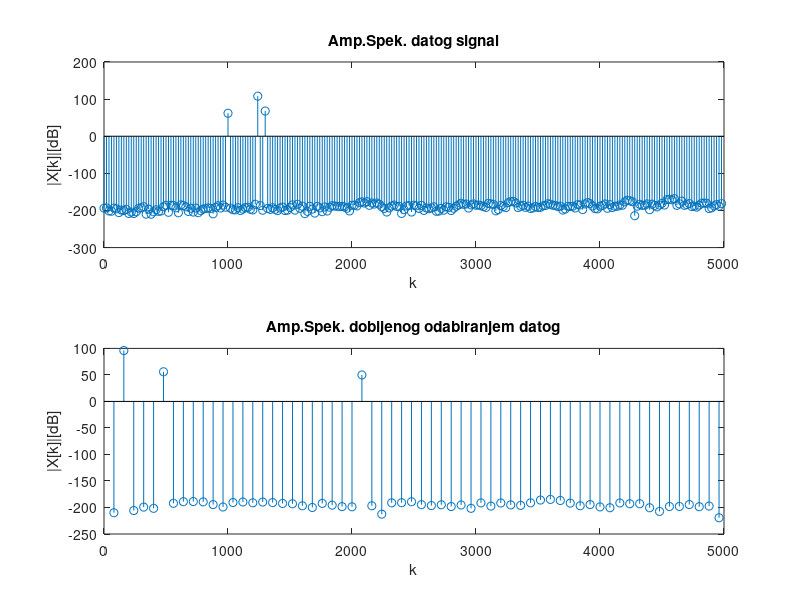
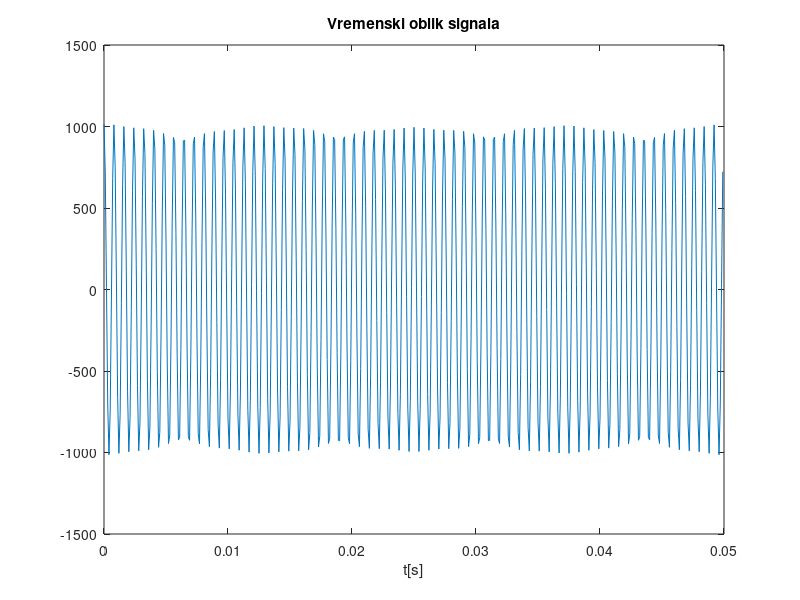
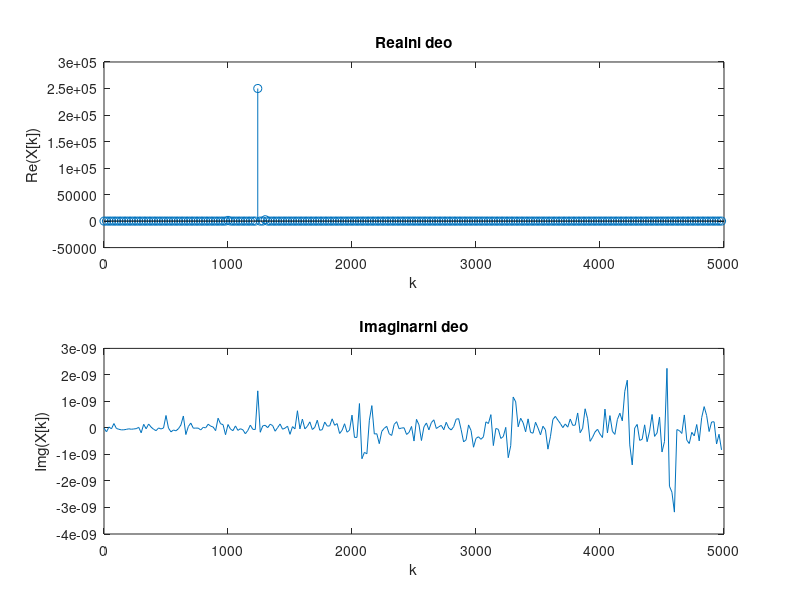
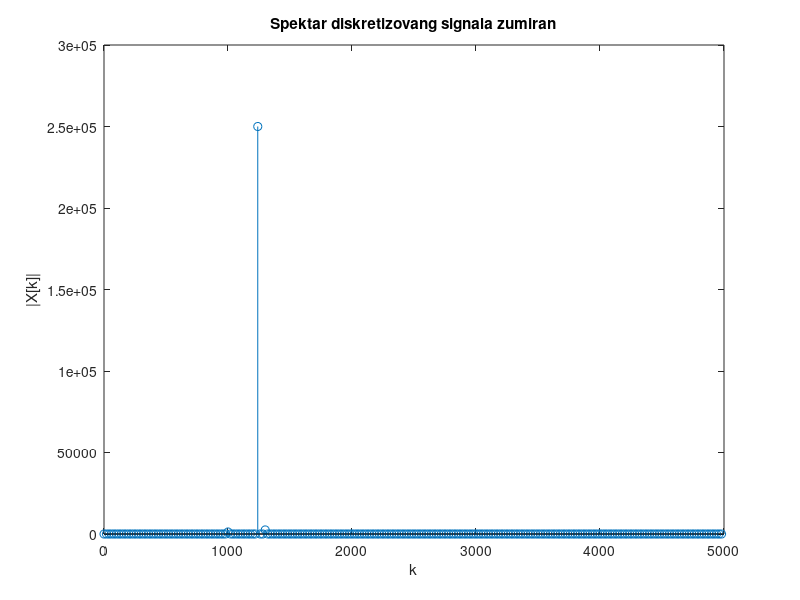

Source code (MATLAB) for these figures, in order: (Note: this script raises an error after producing the figures.)
%%-----1.1
clear all
clc
close all

f1 = 1e3;       % Frekvencija f1
f2 = 1.24e3;    % Frekvencija f2
f3 = 1.3e3;     % Frekvencija f3
fs = 10e3;      % Frekvencija diskretizovanja
Ts = 1/fs;

fnzd=gcd(gcd(f1,f2),f3);      % nzd(f1,f2,f3)
N=fs/fnzd;                    % trazeni broj odabiraka

t = 0:Ts:(N-1)*Ts;            % 
% signal x(t) mozemo jedino diskretno prikazati u matlabu 
x=5*cos(2*pi*f1*t)+1000*cos(2*pi*f2*t)+10*cos(2*pi*f3*t);
 

%%
 figure(11), 
 plot(t,x)
 title('Vremenski oblik signala');
 xlabel('t[s]');
 
%DFT po def
    X1=zeros(1,N);
    n=0:N-1;    
    Ws=exp(-1j*2*pi*n/N);   %twidle
    for k = 1:N
        X1(k) = sum(x.*(Ws.^(k-1)));
    end
   
deltaF=fs/length(X1);   %frekvencijska rezolucija
 
%jednostrani spektar
X1p=X1(1:N/2);
k1=0:deltaF:deltaF*(N/2-1);

% realni i imaginarni deo
figure(12),
subplot(2,1,1);
stem(k1,real(X1p));
title('Realni deo');
ylabel('Re(X[k])');
xlabel('k');

subplot(2,1,2);
plot(k1,imag(X1p));
title('Imaginarni deo');
ylabel('Img(X[k])');
xlabel('k');

figure(13),stem(k1,abs(X1p));
title('Spektar diskretizovang signala zumiran');
ylabel('|X[k]|');
xlabel('k');


%%
%-----------1.2

w1=triang(N)';    %trougaounu funkciju

x2=x.*w1;

%DFT po def
    X2=zeros(1,N);
    n=0:N-1;    
    Ws=exp(-1j*2*pi*n/N);   %twidle
    for k = 1:N
        X2(k) = sum(x2.*(Ws.^(k-1)));
    end

X2p=X2(1:N/2);
k2 = 0:deltaF:deltaF*(N/2-1); 
 % realni i imaginarni deo
figure(21),
subplot(2,1,1);
stem(k2,real(X2p));
title('Realni deo');
ylabel('Re(X[k])');
xlabel('k');

subplot(2,1,2);
stem(k2,imag(X2p));
title('Imaginarni deo');
ylabel('Img(X[k])');
xlabel('k');

%%
%------------1.3

%Signal se odabira u 1.3N tacaka 
N3=1.3*N;
deltaF3=fs/N3;
t3=0:Ts:(N3*Ts-Ts);
x3=5*cos(2*pi*f1*t3)+1000*cos(2*pi*f2*t3)+10*cos(2*pi*f3*t3);
n3=0:N3-1;

k3 = 0:deltaF3:(floor(N3/2)-1)*deltaF3;
X3=zeros(1,N3);
 
 Ws1=exp(-1j*2*pi/N3*n3);
 for k = 1:N3
     X3(k) = sum(x3.*(Ws1.^(k-1)));
 end

figure(31),plot( k3 ,20*log10(abs(X3(1:floor(N3/2)))));
title('Amplitudska karakteristika x u 1.3*N tacaka ')
xlabel('k');
ylabel('|X|[dB]');
    

%%
    % a) pravougaona prozorska funkcija

 wa=ones(1,N3);
 y3a=x3.*wa;
 Y3a=zeros(1,N3);

 for k = 1:N3
     Y3a(k) = sum(y3a.*(Ws1.^(k-1)));
 end
Y3ap=Y3a(1:N3/2); 
 
figure(321);
subplot(2,2,1);
plot(k3 ,20*log10(abs(Y3ap)));
title('Pravougaona');
ylabel('|X[k]|[dB]');
xlabel('k');
grid on;

    % b) trougaona prozorska funkcija
    
 wb=triang(N3)';
 y3b=x3.*wb;
 Y3b=zeros(1,N3);

 for k = 1:N3
     Y3b(k) = sum(y3b.*(Ws1.^(k-1)));
 end

 Y3bp=Y3b(1:N3/2); 
 
subplot(2,2,2);
plot(k3,20*log10(abs(Y3bp)));
title('Trougaona');
ylabel('|X[k]|[dB]');
xlabel('k');
grid on;

    % c) Hanova prozorska funkcija
 wc=hann(N3)'; 
 y3c=x3.*wc;
 Y3c=zeros(1,N3);

 for k = 1:N3
     Y3c(k) = sum(y3c.*(Ws1.^(k-1)));
 end

Y3cp=Y3c(1:N3/2); 
 
subplot(2,2,3);
plot(k3,20*log10(abs(Y3cp)));
title('Hanova');
ylabel('|X[k]|[dB]');
xlabel('k');
grid on;


    % d) Hemingova prozorska funkcija
wd=hamming(N3)';
y3d=x3.*wd;
Y3d=zeros(1,N3);

 for k = 1:N3
     Y3d(k) = sum(y3d.*(Ws1.^(k-1)));
 end

 Y3dp=Y3d(1:N3/2); 
 
subplot(2,2,4);
plot(k3,20*log10(abs(Y3dp)));
title('Hemingova');
ylabel('|X[k]|[dB]');
xlabel('k');
grid on;

    % e) Blekmenova prozorska funkcija

 we=blackman(N3)'; 
 y3e=x3.*we;
 Y3e=zeros(1,N3);
 
 for k = 1:N3
     Y3e(k) = sum(y3e.*(Ws1.^(k-1)));
 end

 Y3ep=Y3e(1:N3/2); 
 
figure(322);
subplot(2,2,1);
plot(k3,20*log10(abs(Y3ep)));
title('Blekmenova');
ylabel('|X[k]|[dB]');
xlabel('k');
grid on;


    %pod f),g) i h) kajzerova prozorska funkcija za beta=3,7,10
kai1=kaiser(N3,3)';
kai2=kaiser(N3,7)';
kai3=kaiser(N3,10)';
    
    y3f=x3.*kai1;
    y3g=x3.*kai2;
    y3h=x3.*kai3;
    Y3f=zeros(1,N3);
    Y3g=zeros(1,N3);
    Y3h=zeros(1,N3);
 Ws1=exp(-1j*2*pi/N3*n3);
 for k = 1:N3
     Y3f(k) = sum(y3f.*(Ws1.^(k-1)));
     Y3g(k) = sum(y3g.*(Ws1.^(k-1)));
     Y3h(k) = sum(y3h.*(Ws1.^(k-1)));
 end

 Y3fp=Y3f(1:N3/2); 
 Y3gp=Y3g(1:N3/2); 
 Y3hp=Y3h(1:N3/2); 
 
subplot(2,2,2);
plot(k3,20*log10(abs(Y3fp))); 
title('Kajzerova Beta=3');
ylabel('|X[k]|[dB]');
xlabel('k');
grid on;

subplot(2,2,3);
plot(k3,20*log10(abs(Y3gp)));
title('Kajzerova Beta=7');
ylabel('|X[k]|[dB]');
xlabel('k');
grid on;

subplot(2,2,4);
plot(k3,20*log10(abs(Y3hp)));
title('Kajzerova Beta=10');
ylabel('|X[k]|[dB]');
xlabel('k');
grid on;

%%
%-------------1.4

 f1=1000;
 f2=1240;
 f3=1300;
 N4=1000;
 fs=10000;
 deltaF4=fs/N4*8;
 T4s=1/fs;
 t4=0:T4s:(N4-1)*T4s;
 x4=5*cos(2*pi*f1*t4)+1000*cos(2*pi*f2*t4)+10*cos(2*pi*f3*t4);    
 k4 = deltaF4:deltaF4:fs/2;
 
 %Uzimanje svakog osmog
 xd4 = downsample(x4,8);
 
 X4=fft(xd4);
 X4p=X4(1:floor(length(X4)/2));
 
 figure(4);
 subplot (211);
 stem(k1,20*log10(abs(X1p)));
 title('Amp.Spek. datog signal');
 ylabel('|X[k]|[dB]');
 xlabel('k');
 
 subplot (212);
 stem(k4,20*log10(abs(X4p)));
 title('Amp.Spek. dobijenog odabiranjem datog');
 ylabel('|X[k]|[dB]');
 xlabel('k');
 
%%
%------------------1.5
t0 = 0; tk = 5;
f5s=8000;
T5s=1/f5s;

c = t0:T5s:tk;
xchirp=chirp(c,t0,tk,f5s/2,'linear');

figure(15),
spectrogram(xchirp,'yaxis');
audio51=audioplayer(xchirp,f5s);
% play(audio);

%%
%--------------------------------1.6

xchirpd2= downsample(xchirp,2);
audio61=audioplayer(xchirpd2,f5s/2);
 %play(audio61);

xchirpd5= downsample(xchirp,5);
audio62=audioplayer(xchirpd5,f5s/5);
 %play(audio62);

%%
%--------------------------------------1.7
figure(171);
subplot(311);
s71=spectrogram(xchirp,f5s);
spectrogram(xchirp,[], [] , f5s/2,f5s,'yaxis');

title('xchirp');
ylabel('');
xlabel('');

subplot(312);
s72=spectrogram(xchirpd2,f5s);
spectrogram(xchirpd2,[], [] , f5s/2/2,f5s/2,'yaxis');
title('xchirp,d2');
xlabel('');

subplot(313);
s73=spectrogram(xchirpd5,f5s);
spectrogram(xchirpd5,[], [] , f5s/2/5,f5s/5,'yaxis');
title('xchirp,d5');
ylabel('');
xlabel('Time');


% figure(172);
% subplot(311);
% s71=spectrogram(xchirp,f5s);
% spectrogram(xchirp,'yaxis');
% 
% title('xchirp');
% ylabel('');
% xlabel('');
% 
% subplot(312);
% s72=spectrogram(xchirpd2,f5s);
% spectrogram(xchirpd2,'yaxis');
% title('xchirp,d2');
% xlabel('');
% 
% subplot(313);
% s73=spectrogram(xchirpd5,f5s);
% spectrogram(xchirpd5,'yaxis');
% title('xchirp,d5');
% ylabel('');
% xlabel('Sample');
